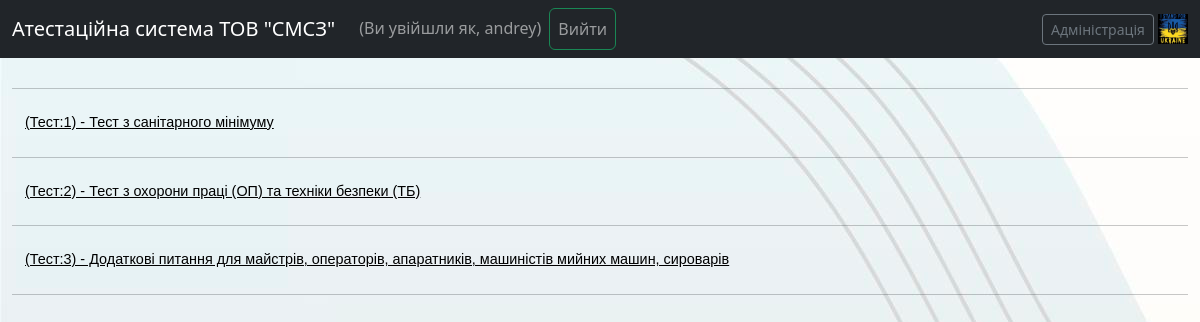
/questions/tests/ (signed in), run on the app's committed database.
### questions/models.py (models this page shows, shortened)
class Test(models.Model):
    name = models.CharField(max_length=254, unique=True)
    number_of_questions = models.IntegerField(null=True)
    time = models.IntegerField(help_text='продолжительность теста в минутах', null=True)
    required_score_to_pass = models.IntegerField(help_text='Необходимый процент для здачи теста', null=True)
    class Meta:
        verbose_name = 'Тест'
        verbose_name_plural = 'Тесты'
        ordering = ['name']

### questions/views.py (the view)
# urls.py: path('tests/', Test_render.as_view(), name='tests'),
class Test_render(ListView, View):
    model = Test
    template_name = "questions/tests.html"
    context_object_name = 'tests_list'

### questions/templates/questions/tests.html (shortened to what this page needs)
{% extends 'base.html' %}
{% load static %}
{% block content %}
<div class="row ">
    <div>
        <div>
                {% for test in tests_list %}
<hr>
                    <button
                            class="btn btn-link modal-button my-font-other"
                            data-pk="{{test.id}}"
                            data-name="{{test.name}}"
                            data-questions="{{test.number_of_questions}}"
                            data-time="{{test.time}}"
                            data-pass="{{test.required_score_to_pass}}"
                            data-bs-toggle="modal"
                            data-bs-target="#testsListModal">
                        {{test.name}}
                    </button>
                {% endfor %}
        </div>
        <hr>
    </div>
</div>
{% endblock content %}

### templates/base.html (shortened to what this page needs)
{% load static %}
<!DOCTYPE html>
<html lang="en">
<head>
    <link href="https://cdn.jsdelivr.net/npm/bootstrap@5.2.0/dist/css/bootstrap.min.css" rel="stylesheet"
>
    <link rel="stylesheet" href="{% static 'css/style.css' %}">
</head>
<div>
    <nav class="navbar navbar-expand-lg navbar-dark bg-dark fixed-top">
        <div class="container-fluid">
            <a class="navbar-brand" href="{% url 'about' %}">Атестаційна система ТОВ "СМСЗ"</a>
            <div class="collapse navbar-collapse" id="navbarSupportedContent">
                <ul class="navbar-nav me-auto mb-2 mb-lg-0">
                    {% if user.is_authenticated %}
                    <li class="nav-item">
                        <a class="nav-link" href="#">(Ви увійшли як, {{ user }})</a>
                    </li>
                    <li class="nav-item">
                        <a class="nav-link btn btn-outline-success me-2" href="{% url 'accounts:logout'%}">Вийти</a>
                    </li>
                    {% endif %}
                </ul>
            </div>
            <div>
                <a class="btn btn-sm btn-outline-secondary" href="{% url 'admin:index'%}">Адміністрація</a>
                <img src="/static/ukraine.jpg" alt="Nature" width="30" height="30">
            </div>
        </div>
    </nav>
    <br>
    <br>
    <br>
    <div class="container-fluid">
        {% block content %}
        {% endblock content %}
    </div>
</div>
</body>
</html>

### templates/base.html (style rules this page uses)
.my-font-other { color: #000000; font-size: 90%; font-family: Arial; }

### data on the page
Test: name "(Тест:1) - Тест з санітарного мінімуму"
Test: name "(Тест:2) - Тест з охорони праці (ОП) та техніки безпеки (ТБ)"
Test: name "(Тест:3) - Додаткові питання для майстрів, операторів, апаратників, машиністів мийних машин, сироварів"

### other printed values
{{ user }} "andrey"
